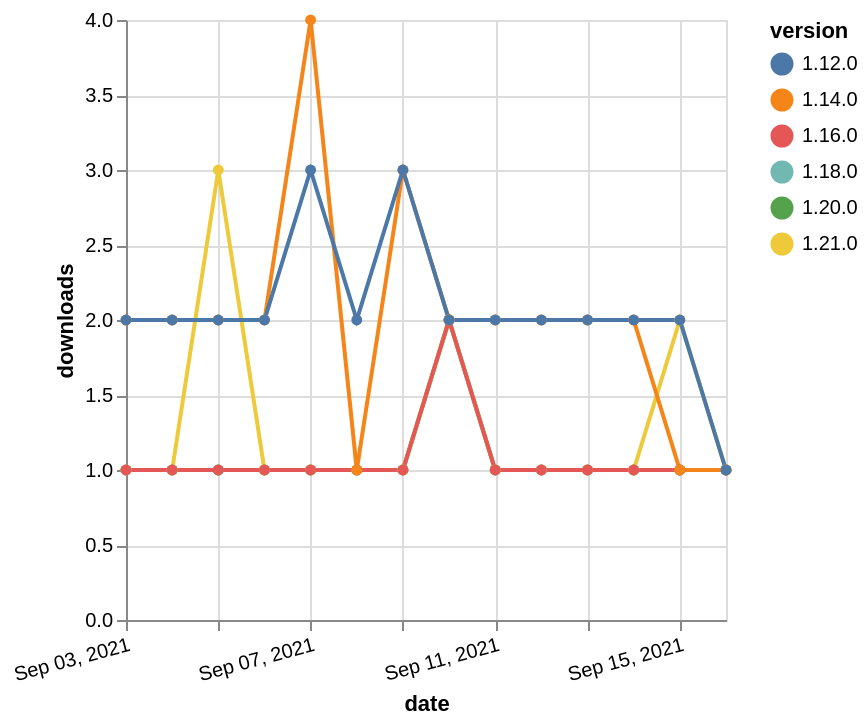

The specification (Vega-Lite) saved for this image:
### Vega-Lite specification from a JSON file in a GitHub repository (floating-point values rounded to 4 significant figures)
{"$schema": "https://vega.github.io/schema/vega-lite/v5.json", "description": "A simple bar chart with embedded data.", "data": {"values": [{"date": "2021-09-03", "total": 194, "delta": 1, "version": "1.18.0"}, {"date": "2021-09-04", "total": 195, "delta": 1, "version": "1.18.0"}, {"date": "2021-09-05", "total": 196, "delta": 1, "version": "1.18.0"}, {"date": "2021-09-06", "total": 197, "delta": 1, "version": "1.18.0"}, {"date": "2021-09-07", "total": 198, "delta": 1, "version": "1.18.0"}, {"date": "2021-09-08", "total": 199, "delta": 1, "version": "1.18.0"}, {"date": "2021-09-09", "total": 200, "delta": 1, "version": "1.18.0"}, {"date": "2021-09-10", "total": 202, "delta": 2, "version": "1.18.0"}, {"date": "2021-09-11", "total": 203, "delta": 1, "version": "1.18.0"}, {"date": "2021-09-12", "total": 204, "delta": 1, "version": "1.18.0"}, {"date": "2021-09-13", "total": 205, "delta": 1, "version": "1.18.0"}, {"date": "2021-09-14", "total": 206, "delta": 1, "version": "1.18.0"}, {"date": "2021-09-15", "total": 207, "delta": 1, "version": "1.18.0"}, {"date": "2021-09-16", "total": 208, "delta": 1, "version": "1.18.0"}, {"date": "2021-09-03", "total": 177, "delta": 1, "version": "1.20.0"}, {"date": "2021-09-04", "total": 178, "delta": 1, "version": "1.20.0"}, {"date": "2021-09-05", "total": 179, "delta": 1, "version": "1.20.0"}, {"date": "2021-09-06", "total": 180, "delta": 1, "version": "1.20.0"}, {"date": "2021-09-07", "total": 181, "delta": 1, "version": "1.20.0"}, {"date": "2021-09-08", "total": 182, "delta": 1, "version": "1.20.0"}, {"date": "2021-09-09", "total": 183, "delta": 1, "version": "1.20.0"}, {"date": "2021-09-10", "total": 185, "delta": 2, "version": "1.20.0"}, {"date": "2021-09-11", "total": 186, "delta": 1, "version": "1.20.0"}, {"date": "2021-09-12", "total": 187, "delta": 1, "version": "1.20.0"}, {"date": "2021-09-13", "total": 188, "delta": 1, "version": "1.20.0"}, {"date": "2021-09-14", "total": 189, "delta": 1, "version": "1.20.0"}, {"date": "2021-09-15", "total": 190, "delta": 1, "version": "1.20.0"}, {"date": "2021-09-16", "total": 191, "delta": 1, "version": "1.20.0"}, {"date": "2021-09-03", "total": 157, "delta": 1, "version": "1.21.0"}, {"date": "2021-09-04", "total": 158, "delta": 1, "version": "1.21.0"}, {"date": "2021-09-05", "total": 161, "delta": 3, "version": "1.21.0"}, {"date": "2021-09-06", "total": 162, "delta": 1, "version": "1.21.0"}, {"date": "2021-09-07", "total": 163, "delta": 1, "version": "1.21.0"}, {"date": "2021-09-08", "total": 164, "delta": 1, "version": "1.21.0"}, {"date": "2021-09-09", "total": 165, "delta": 1, "version": "1.21.0"}, {"date": "2021-09-10", "total": 167, "delta": 2, "version": "1.21.0"}, {"date": "2021-09-11", "total": 168, "delta": 1, "version": "1.21.0"}, {"date": "2021-09-12", "total": 169, "delta": 1, "version": "1.21.0"}, {"date": "2021-09-13", "total": 170, "delta": 1, "version": "1.21.0"}, {"date": "2021-09-14", "total": 171, "delta": 1, "version": "1.21.0"}, {"date": "2021-09-15", "total": 173, "delta": 2, "version": "1.21.0"}, {"date": "2021-09-16", "total": 174, "delta": 1, "version": "1.21.0"}, {"date": "2021-09-03", "total": 236, "delta": 1, "version": "1.16.0"}, {"date": "2021-09-04", "total": 237, "delta": 1, "version": "1.16.0"}, {"date": "2021-09-05", "total": 238, "delta": 1, "version": "1.16.0"}, {"date": "2021-09-06", "total": 239, "delta": 1, "version": "1.16.0"}, {"date": "2021-09-07", "total": 240, "delta": 1, "version": "1.16.0"}, {"date": "2021-09-08", "total": 241, "delta": 1, "version": "1.16.0"}, {"date": "2021-09-09", "total": 242, "delta": 1, "version": "1.16.0"}, {"date": "2021-09-10", "total": 244, "delta": 2, "version": "1.16.0"}, {"date": "2021-09-11", "total": 245, "delta": 1, "version": "1.16.0"}, {"date": "2021-09-12", "total": 246, "delta": 1, "version": "1.16.0"}, {"date": "2021-09-13", "total": 247, "delta": 1, "version": "1.16.0"}, {"date": "2021-09-14", "total": 248, "delta": 1, "version": "1.16.0"}, {"date": "2021-09-15", "total": 249, "delta": 1, "version": "1.16.0"}, {"date": "2021-09-16", "total": 250, "delta": 1, "version": "1.16.0"}, {"date": "2021-09-03", "total": 2392, "delta": 2, "version": "1.14.0"}, {"date": "2021-09-04", "total": 2394, "delta": 2, "version": "1.14.0"}, {"date": "2021-09-05", "total": 2396, "delta": 2, "version": "1.14.0"}, {"date": "2021-09-06", "total": 2398, "delta": 2, "version": "1.14.0"}, {"date": "2021-09-07", "total": 2402, "delta": 4, "version": "1.14.0"}, {"date": "2021-09-08", "total": 2403, "delta": 1, "version": "1.14.0"}, {"date": "2021-09-09", "total": 2406, "delta": 3, "version": "1.14.0"}, {"date": "2021-09-10", "total": 2408, "delta": 2, "version": "1.14.0"}, {"date": "2021-09-11", "total": 2410, "delta": 2, "version": "1.14.0"}, {"date": "2021-09-12", "total": 2412, "delta": 2, "version": "1.14.0"}, {"date": "2021-09-13", "total": 2414, "delta": 2, "version": "1.14.0"}, {"date": "2021-09-14", "total": 2416, "delta": 2, "version": "1.14.0"}, {"date": "2021-09-15", "total": 2417, "delta": 1, "version": "1.14.0"}, {"date": "2021-09-16", "total": 2418, "delta": 1, "version": "1.14.0"}, {"date": "2021-09-03", "total": 2354, "delta": 2, "version": "1.12.0"}, {"date": "2021-09-04", "total": 2356, "delta": 2, "version": "1.12.0"}, {"date": "2021-09-05", "total": 2358, "delta": 2, "version": "1.12.0"}, {"date": "2021-09-06", "total": 2360, "delta": 2, "version": "1.12.0"}, {"date": "2021-09-07", "total": 2363, "delta": 3, "version": "1.12.0"}, {"date": "2021-09-08", "total": 2365, "delta": 2, "version": "1.12.0"}, {"date": "2021-09-09", "total": 2368, "delta": 3, "version": "1.12.0"}, {"date": "2021-09-10", "total": 2370, "delta": 2, "version": "1.12.0"}, {"date": "2021-09-11", "total": 2372, "delta": 2, "version": "1.12.0"}, {"date": "2021-09-12", "total": 2374, "delta": 2, "version": "1.12.0"}, {"date": "2021-09-13", "total": 2376, "delta": 2, "version": "1.12.0"}, {"date": "2021-09-14", "total": 2378, "delta": 2, "version": "1.12.0"}, {"date": "2021-09-15", "total": 2380, "delta": 2, "version": "1.12.0"}, {"date": "2021-09-16", "total": 2381, "delta": 1, "version": "1.12.0"}]}, "width": "container", "mark": {"type": "line", "point": {"filled": true}}, "encoding": {"x": {"field": "date", "type": "temporal", "timeUnit": "yearmonthdate", "title": "date", "axis": {"labelAngle": -15}}, "y": {"field": "delta", "type": "quantitative", "title": "downloads"}, "color": {"field": "version", "type": "nominal"}, "tooltip": {"field": "delta"}}}
